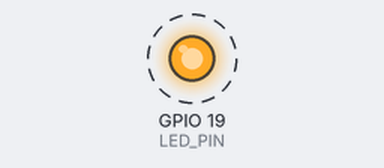
This program was run on a simulated Raspberry Pi (BCM pin numbers). On the bench: output pins drawn as LEDs (lit = HIGH). Dashed ring = blinking.

Above: at 0.2 s.
Timing chart, 0 to 3.0 s (numbered marks = the images above):
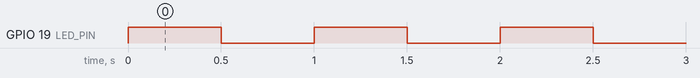

The program:

blink.py
```python
#!/usr//bin/python
import RPi.GPIO as GPIO
import time

LED_PIN = 19

GPIO.setmode(GPIO.BCM)
GPIO.setup(LED_PIN, GPIO.OUT)

while (True):
    GPIO.output(LED_PIN, True)
    time.sleep(0.5)
    GPIO.output(LED_PIN, False)
    time.sleep(0.5)
```

Measured:
- by itself, GPIO 19 (LED_PIN): alternates HIGH for 0.50 s and LOW for 0.50 s
